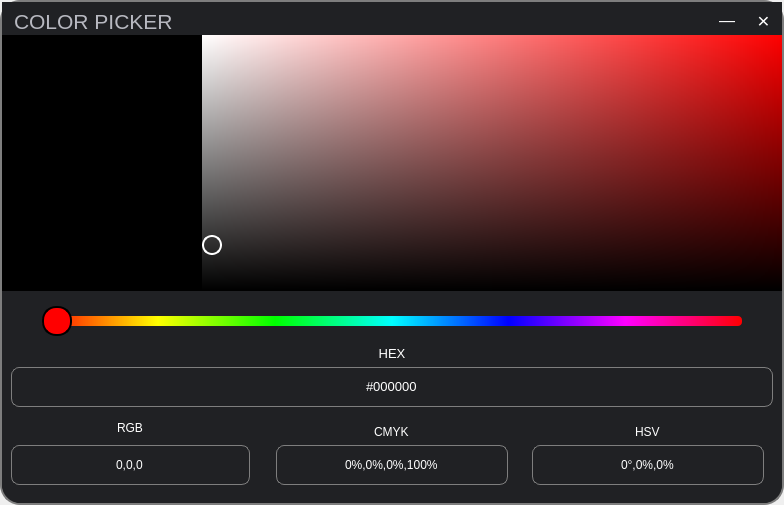
<?xml version="1.0" encoding="UTF-8"?>
<ui version="4.0">
 <class>MainWindow</class>
 <widget class="QMainWindow" name="MainWindow">
  <property name="geometry">
   <rect>
    <x>0</x>
    <y>0</y>
    <width>784</width>
    <height>505</height>
   </rect>
  </property>
  <property name="windowTitle">
   <string>MainWindow</string>
  </property>
  <property name="styleSheet">
   <string notr="true"/>
  </property>
  <widget class="QWidget" name="centralwidget">
   <layout class="QVBoxLayout" name="verticalLayout">
    <property name="spacing">
     <number>0</number>
    </property>
    <property name="leftMargin">
     <number>0</number>
    </property>
    <property name="topMargin">
     <number>0</number>
    </property>
    <property name="rightMargin">
     <number>0</number>
    </property>
    <property name="bottomMargin">
     <number>0</number>
    </property>
    <item>
     <widget class="QFrame" name="frame">
      <property name="styleSheet">
       <string notr="true">border-radius:20px;;
border:2px solid rgb(126, 126, 126);
background-color: rgb(32, 33, 36);</string>
      </property>
      <property name="frameShape">
       <enum>QFrame::NoFrame</enum>
      </property>
      <property name="frameShadow">
       <enum>QFrame::Raised</enum>
      </property>
      <layout class="QVBoxLayout" name="verticalLayout_2">
       <property name="spacing">
        <number>0</number>
       </property>
       <property name="leftMargin">
        <number>0</number>
       </property>
       <property name="topMargin">
        <number>0</number>
       </property>
       <property name="rightMargin">
        <number>0</number>
       </property>
       <property name="bottomMargin">
        <number>0</number>
       </property>
       <item>
        <widget class="QFrame" name="headerFrame">
         <property name="styleSheet">
          <string notr="true">border:None</string>
         </property>
         <property name="frameShape">
          <enum>QFrame::NoFrame</enum>
         </property>
         <property name="frameShadow">
          <enum>QFrame::Raised</enum>
         </property>
         <layout class="QHBoxLayout" name="horizontalLayout">
          <property name="leftMargin">
           <number>12</number>
          </property>
          <property name="topMargin">
           <number>6</number>
          </property>
          <property name="rightMargin">
           <number>12</number>
          </property>
          <property name="bottomMargin">
           <number>0</number>
          </property>
          <item>
           <widget class="QLabel" name="label">
            <property name="sizePolicy">
             <sizepolicy hsizetype="Expanding" vsizetype="Preferred">
              <horstretch>0</horstretch>
              <verstretch>0</verstretch>
             </sizepolicy>
            </property>
            <property name="font">
             <font>
              <pointsize>16</pointsize>
             </font>
            </property>
            <property name="styleSheet">
             <string notr="true">color: rgb(184, 185, 193);
border:None</string>
            </property>
            <property name="text">
             <string>COLOR PICKER</string>
            </property>
            <property name="alignment">
             <set>Qt::AlignLeading|Qt::AlignLeft|Qt::AlignVCenter</set>
            </property>
           </widget>
          </item>
          <item alignment="Qt::AlignLeft">
           <widget class="QFrame" name="frame_4">
            <property name="sizePolicy">
             <sizepolicy hsizetype="Expanding" vsizetype="Preferred">
              <horstretch>0</horstretch>
              <verstretch>0</verstretch>
             </sizepolicy>
            </property>
            <property name="styleSheet">
             <string notr="true">border:None</string>
            </property>
            <property name="frameShape">
             <enum>QFrame::NoFrame</enum>
            </property>
            <property name="frameShadow">
             <enum>QFrame::Raised</enum>
            </property>
            <layout class="QHBoxLayout" name="horizontalLayout_2">
             <property name="spacing">
              <number>20</number>
             </property>
             <property name="leftMargin">
              <number>0</number>
             </property>
             <property name="topMargin">
              <number>0</number>
             </property>
             <property name="rightMargin">
              <number>0</number>
             </property>
             <property name="bottomMargin">
              <number>2</number>
             </property>
             <item>
              <widget class="QPushButton" name="minimizeButton">
               <property name="minimumSize">
                <size>
                 <width>20</width>
                 <height>20</height>
                </size>
               </property>
               <property name="maximumSize">
                <size>
                 <width>20</width>
                 <height>20</height>
                </size>
               </property>
               <property name="font">
                <font>
                 <pointsize>12</pointsize>
                </font>
               </property>
               <property name="cursor">
                <cursorShape>PointingHandCursor</cursorShape>
               </property>
               <property name="styleSheet">
                <string notr="true">color:white</string>
               </property>
               <property name="text">
                <string>—</string>
               </property>
              </widget>
             </item>
             <item>
              <widget class="QPushButton" name="exitButton">
               <property name="minimumSize">
                <size>
                 <width>0</width>
                 <height>0</height>
                </size>
               </property>
               <property name="maximumSize">
                <size>
                 <width>16777215</width>
                 <height>16777215</height>
                </size>
               </property>
               <property name="font">
                <font>
                 <pointsize>16</pointsize>
                </font>
               </property>
               <property name="cursor">
                <cursorShape>PointingHandCursor</cursorShape>
               </property>
               <property name="styleSheet">
                <string notr="true">color:white</string>
               </property>
               <property name="text">
                <string>×</string>
               </property>
              </widget>
             </item>
            </layout>
           </widget>
          </item>
         </layout>
        </widget>
       </item>
       <item>
        <widget class="QFrame" name="frame_2">
         <property name="sizePolicy">
          <sizepolicy hsizetype="Preferred" vsizetype="Expanding">
           <horstretch>0</horstretch>
           <verstretch>0</verstretch>
          </sizepolicy>
         </property>
         <property name="styleSheet">
          <string notr="true">border:None</string>
         </property>
         <property name="frameShape">
          <enum>QFrame::NoFrame</enum>
         </property>
         <property name="frameShadow">
          <enum>QFrame::Raised</enum>
         </property>
         <layout class="QHBoxLayout" name="horizontalLayout_3">
          <property name="spacing">
           <number>0</number>
          </property>
          <property name="leftMargin">
           <number>0</number>
          </property>
          <property name="topMargin">
           <number>0</number>
          </property>
          <property name="rightMargin">
           <number>0</number>
          </property>
          <item>
           <widget class="QFrame" name="viewColorFrame">
            <property name="maximumSize">
             <size>
              <width>200</width>
              <height>16777215</height>
             </size>
            </property>
            <property name="styleSheet">
             <string notr="true">background:rgb(0, 0, 0);
border-radius:0px</string>
            </property>
            <property name="frameShape">
             <enum>QFrame::NoFrame</enum>
            </property>
            <property name="frameShadow">
             <enum>QFrame::Raised</enum>
            </property>
           </widget>
          </item>
          <item>
           <widget class="QFrame" name="colorFrame">
            <property name="minimumSize">
             <size>
              <width>0</width>
              <height>0</height>
             </size>
            </property>
            <property name="maximumSize">
             <size>
              <width>16777215</width>
              <height>16777215</height>
             </size>
            </property>
            <property name="styleSheet">
             <string notr="true">/* ALL CHANGES HERE WILL BE OVERWRITTEN */;
background-color: qlineargradient(x1:1, x2:0, stop:0 hsl(0%,100%,50%), stop:1 rgba(255, 255, 255, 255));
border-radius:0

</string>
            </property>
            <property name="frameShape">
             <enum>QFrame::StyledPanel</enum>
            </property>
            <property name="frameShadow">
             <enum>QFrame::Raised</enum>
            </property>
            <layout class="QVBoxLayout" name="verticalLayout_3">
             <property name="spacing">
              <number>0</number>
             </property>
             <property name="leftMargin">
              <number>0</number>
             </property>
             <property name="topMargin">
              <number>0</number>
             </property>
             <property name="rightMargin">
              <number>0</number>
             </property>
             <property name="bottomMargin">
              <number>0</number>
             </property>
             <item>
              <widget class="QFrame" name="colorSelect">
               <property name="minimumSize">
                <size>
                 <width>0</width>
                 <height>0</height>
                </size>
               </property>
               <property name="maximumSize">
                <size>
                 <width>16777215</width>
                 <height>16777215</height>
                </size>
               </property>
               <property name="styleSheet">
                <string notr="true">background-color: qlineargradient(spread:pad, x1:0, y1:0, x2:0, y2:1, stop:0 rgba(0, 0, 0, 0), stop:1 rgba(0, 0, 0, 255));


</string>
               </property>
               <property name="frameShape">
                <enum>QFrame::StyledPanel</enum>
               </property>
               <property name="frameShadow">
                <enum>QFrame::Raised</enum>
               </property>
               <widget class="QFrame" name="colorSelector">
                <property name="geometry">
                 <rect>
                  <x>0</x>
                  <y>200</y>
                  <width>20</width>
                  <height>20</height>
                 </rect>
                </property>
                <property name="minimumSize">
                 <size>
                  <width>20</width>
                  <height>20</height>
                 </size>
                </property>
                <property name="maximumSize">
                 <size>
                  <width>20</width>
                  <height>20</height>
                 </size>
                </property>
                <property name="cursor">
                 <cursorShape>PointingHandCursor</cursorShape>
                </property>
                <property name="styleSheet">
                 <string notr="true">background-color:none;
border: 2px solid white;
border-radius: 10px;</string>
                </property>
                <property name="frameShape">
                 <enum>QFrame::StyledPanel</enum>
                </property>
                <property name="frameShadow">
                 <enum>QFrame::Raised</enum>
                </property>
               </widget>
              </widget>
             </item>
            </layout>
           </widget>
          </item>
         </layout>
        </widget>
       </item>
       <item>
        <widget class="QFrame" name="frame_5">
         <property name="minimumSize">
          <size>
           <width>0</width>
           <height>200</height>
          </size>
         </property>
         <property name="styleSheet">
          <string notr="true">border:None;</string>
         </property>
         <property name="frameShape">
          <enum>QFrame::NoFrame</enum>
         </property>
         <property name="frameShadow">
          <enum>QFrame::Raised</enum>
         </property>
         <layout class="QVBoxLayout" name="verticalLayout_4">
          <property name="spacing">
           <number>0</number>
          </property>
          <property name="leftMargin">
           <number>0</number>
          </property>
          <property name="topMargin">
           <number>0</number>
          </property>
          <property name="rightMargin">
           <number>0</number>
          </property>
          <property name="bottomMargin">
           <number>0</number>
          </property>
          <item>
           <widget class="QFrame" name="frame_6">
            <property name="maximumSize">
             <size>
              <width>16777215</width>
              <height>40</height>
             </size>
            </property>
            <property name="frameShape">
             <enum>QFrame::NoFrame</enum>
            </property>
            <property name="frameShadow">
             <enum>QFrame::Raised</enum>
            </property>
            <layout class="QHBoxLayout" name="horizontalLayout_4">
             <property name="topMargin">
              <number>6</number>
             </property>
             <item>
              <widget class="QSlider" name="colorSlider">
               <property name="minimumSize">
                <size>
                 <width>0</width>
                 <height>30</height>
                </size>
               </property>
               <property name="maximumSize">
                <size>
                 <width>700</width>
                 <height>16777215</height>
                </size>
               </property>
               <property name="styleSheet">
                <string notr="true">QSlider::groove:horizontal {
    border-radius:4px;
    height: 10px;
    background-color: qlineargradient(spread:pad, x1:0, y1:0, x2:1, y2:0, stop:0 rgba(255, 0, 0, 255), stop:0.166 rgba(255, 255, 0, 255), stop:0.333 rgba(0, 255, 0, 255), stop:0.5 rgba(0, 255, 255, 255), stop:0.666 rgba(0, 0, 255, 255), stop:0.833 rgba(255, 0, 255, 255), stop:1 rgba(255, 0, 0, 255));	
}
QSlider::handle:horizontal {
    background-color: none;
    height: 20px;
    width: 26px;
    margin: -10 0;
    border-radius: 14px;
	border:2px solid black;
	background:hsv(0%,100%,100%)
}
</string>
               </property>
               <property name="maximum">
                <number>360</number>
               </property>
               <property name="pageStep">
                <number>10</number>
               </property>
               <property name="orientation">
                <enum>Qt::Horizontal</enum>
               </property>
              </widget>
             </item>
            </layout>
           </widget>
          </item>
          <item>
           <widget class="QFrame" name="frame_8">
            <property name="frameShape">
             <enum>QFrame::NoFrame</enum>
            </property>
            <property name="frameShadow">
             <enum>QFrame::Raised</enum>
            </property>
            <layout class="QVBoxLayout" name="verticalLayout_5">
             <property name="spacing">
              <number>0</number>
             </property>
             <property name="leftMargin">
              <number>0</number>
             </property>
             <property name="topMargin">
              <number>0</number>
             </property>
             <property name="rightMargin">
              <number>0</number>
             </property>
             <property name="bottomMargin">
              <number>0</number>
             </property>
             <item>
              <widget class="QFrame" name="frame_7">
               <property name="frameShape">
                <enum>QFrame::StyledPanel</enum>
               </property>
               <property name="frameShadow">
                <enum>QFrame::Raised</enum>
               </property>
               <layout class="QVBoxLayout" name="verticalLayout_6">
                <property name="spacing">
                 <number>6</number>
                </property>
                <property name="topMargin">
                 <number>6</number>
                </property>
                <item>
                 <widget class="QLabel" name="label_2">
                  <property name="font">
                   <font>
                    <pointsize>10</pointsize>
                   </font>
                  </property>
                  <property name="styleSheet">
                   <string notr="true">color:white;
border:None</string>
                  </property>
                  <property name="text">
                   <string>HEX</string>
                  </property>
                  <property name="alignment">
                   <set>Qt::AlignCenter</set>
                  </property>
                 </widget>
                </item>
                <item>
                 <widget class="QFrame" name="frame_10">
                  <property name="minimumSize">
                   <size>
                    <width>0</width>
                    <height>40</height>
                   </size>
                  </property>
                  <property name="styleSheet">
                   <string notr="true">border:1px solid rgb(126, 126, 126);
border-radius:8px</string>
                  </property>
                  <property name="frameShape">
                   <enum>QFrame::StyledPanel</enum>
                  </property>
                  <property name="frameShadow">
                   <enum>QFrame::Raised</enum>
                  </property>
                  <layout class="QHBoxLayout" name="horizontalLayout_5">
                   <item>
                    <widget class="QLineEdit" name="hexColorEntry">
                     <property name="font">
                      <font>
                       <pointsize>10</pointsize>
                      </font>
                     </property>
                     <property name="styleSheet">
                      <string notr="true">border:None;
color:white</string>
                     </property>
                     <property name="text">
                      <string>#000000</string>
                     </property>
                     <property name="alignment">
                      <set>Qt::AlignCenter</set>
                     </property>
                     <property name="readOnly">
                      <bool>false</bool>
                     </property>
                    </widget>
                   </item>
                  </layout>
                 </widget>
                </item>
               </layout>
              </widget>
             </item>
             <item>
              <widget class="QFrame" name="frame_9">
               <property name="frameShape">
                <enum>QFrame::StyledPanel</enum>
               </property>
               <property name="frameShadow">
                <enum>QFrame::Raised</enum>
               </property>
               <layout class="QHBoxLayout" name="horizontalLayout_6">
                <property name="topMargin">
                 <number>0</number>
                </property>
                <item>
                 <widget class="QFrame" name="frame_11">
                  <property name="frameShape">
                   <enum>QFrame::NoFrame</enum>
                  </property>
                  <property name="frameShadow">
                   <enum>QFrame::Raised</enum>
                  </property>
                  <layout class="QVBoxLayout" name="verticalLayout_7">
                   <property name="leftMargin">
                    <number>0</number>
                   </property>
                   <property name="topMargin">
                    <number>0</number>
                   </property>
                   <property name="rightMargin">
                    <number>11</number>
                   </property>
                   <item alignment="Qt::AlignHCenter">
                    <widget class="QLabel" name="label_3">
                     <property name="styleSheet">
                      <string notr="true">color:white</string>
                     </property>
                     <property name="text">
                      <string>RGB</string>
                     </property>
                    </widget>
                   </item>
                   <item>
                    <widget class="QFrame" name="frame_15">
                     <property name="minimumSize">
                      <size>
                       <width>0</width>
                       <height>40</height>
                      </size>
                     </property>
                     <property name="styleSheet">
                      <string notr="true">border:1px solid rgb(126, 126, 126);
border-radius:8px</string>
                     </property>
                     <property name="frameShape">
                      <enum>QFrame::StyledPanel</enum>
                     </property>
                     <property name="frameShadow">
                      <enum>QFrame::Raised</enum>
                     </property>
                     <layout class="QHBoxLayout" name="horizontalLayout_9">
                      <item>
                       <widget class="QLineEdit" name="rgbColorEntry">
                        <property name="styleSheet">
                         <string notr="true">color:white;
border:None</string>
                        </property>
                        <property name="text">
                         <string>0,0,0</string>
                        </property>
                        <property name="alignment">
                         <set>Qt::AlignCenter</set>
                        </property>
                        <property name="readOnly">
                         <bool>true</bool>
                        </property>
                       </widget>
                      </item>
                     </layout>
                    </widget>
                   </item>
                  </layout>
                 </widget>
                </item>
                <item>
                 <widget class="QFrame" name="frame_3">
                  <property name="minimumSize">
                   <size>
                    <width>0</width>
                    <height>0</height>
                   </size>
                  </property>
                  <property name="frameShape">
                   <enum>QFrame::NoFrame</enum>
                  </property>
                  <property name="frameShadow">
                   <enum>QFrame::Raised</enum>
                  </property>
                  <layout class="QVBoxLayout" name="verticalLayout_8">
                   <item alignment="Qt::AlignHCenter">
                    <widget class="QLabel" name="label_4">
                     <property name="styleSheet">
                      <string notr="true">color:white</string>
                     </property>
                     <property name="text">
                      <string>CMYK</string>
                     </property>
                    </widget>
                   </item>
                   <item>
                    <widget class="QFrame" name="frame_16">
                     <property name="minimumSize">
                      <size>
                       <width>0</width>
                       <height>40</height>
                      </size>
                     </property>
                     <property name="styleSheet">
                      <string notr="true">border:1px solid rgb(126, 126, 126);
border-radius:8px</string>
                     </property>
                     <property name="frameShape">
                      <enum>QFrame::StyledPanel</enum>
                     </property>
                     <property name="frameShadow">
                      <enum>QFrame::Raised</enum>
                     </property>
                     <layout class="QHBoxLayout" name="horizontalLayout_10">
                      <item>
                       <widget class="QLineEdit" name="cmykEntry">
                        <property name="styleSheet">
                         <string notr="true">color:white;
border:None</string>
                        </property>
                        <property name="text">
                         <string>0%,0%,0%,100%</string>
                        </property>
                        <property name="alignment">
                         <set>Qt::AlignCenter</set>
                        </property>
                        <property name="readOnly">
                         <bool>true</bool>
                        </property>
                       </widget>
                      </item>
                     </layout>
                    </widget>
                   </item>
                  </layout>
                 </widget>
                </item>
                <item>
                 <widget class="QFrame" name="frame_13">
                  <property name="minimumSize">
                   <size>
                    <width>0</width>
                    <height>0</height>
                   </size>
                  </property>
                  <property name="frameShape">
                   <enum>QFrame::NoFrame</enum>
                  </property>
                  <property name="frameShadow">
                   <enum>QFrame::Raised</enum>
                  </property>
                  <layout class="QVBoxLayout" name="verticalLayout_10">
                   <item alignment="Qt::AlignHCenter">
                    <widget class="QLabel" name="label_6">
                     <property name="styleSheet">
                      <string notr="true">color:white</string>
                     </property>
                     <property name="text">
                      <string>HSV</string>
                     </property>
                    </widget>
                   </item>
                   <item>
                    <widget class="QFrame" name="frame_18">
                     <property name="minimumSize">
                      <size>
                       <width>0</width>
                       <height>40</height>
                      </size>
                     </property>
                     <property name="styleSheet">
                      <string notr="true">border:1px solid rgb(126, 126, 126);
border-radius:8px</string>
                     </property>
                     <property name="frameShape">
                      <enum>QFrame::StyledPanel</enum>
                     </property>
                     <property name="frameShadow">
                      <enum>QFrame::Raised</enum>
                     </property>
                     <layout class="QHBoxLayout" name="horizontalLayout_11">
                      <item>
                       <widget class="QLineEdit" name="hsvEntry">
                        <property name="styleSheet">
                         <string notr="true">color:white;
border:None</string>
                        </property>
                        <property name="text">
                         <string>0°,0%,0%</string>
                        </property>
                        <property name="alignment">
                         <set>Qt::AlignCenter</set>
                        </property>
                        <property name="readOnly">
                         <bool>true</bool>
                        </property>
                       </widget>
                      </item>
                     </layout>
                    </widget>
                   </item>
                  </layout>
                 </widget>
                </item>
               </layout>
              </widget>
             </item>
            </layout>
           </widget>
          </item>
         </layout>
        </widget>
       </item>
      </layout>
     </widget>
    </item>
   </layout>
  </widget>
 </widget>
 <resources/>
 <connections/>
</ui>
